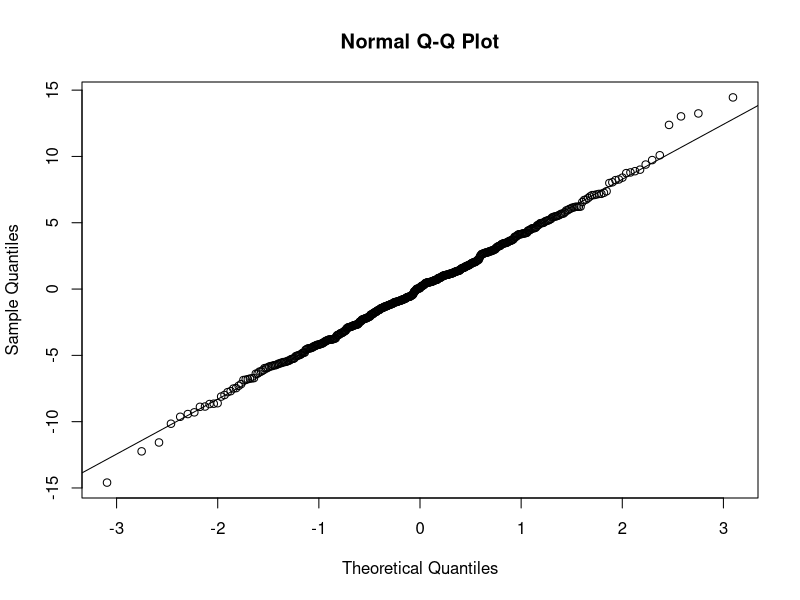
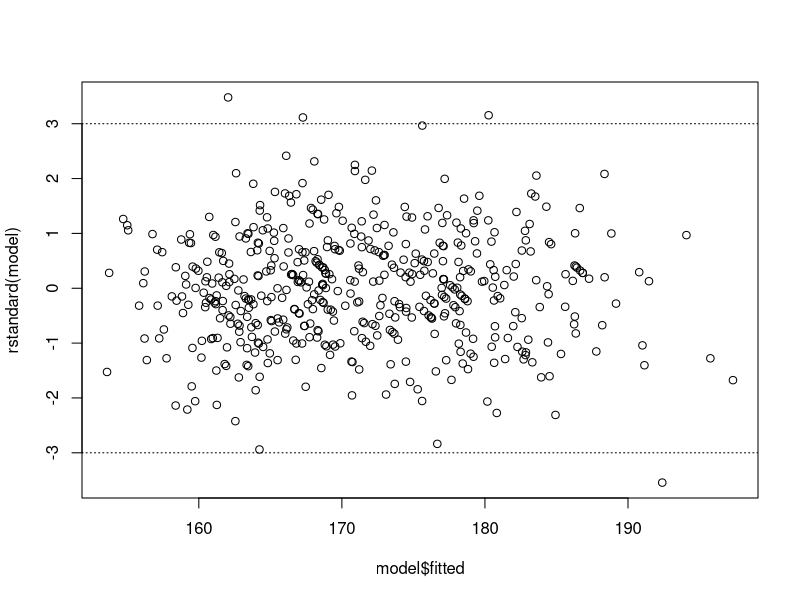
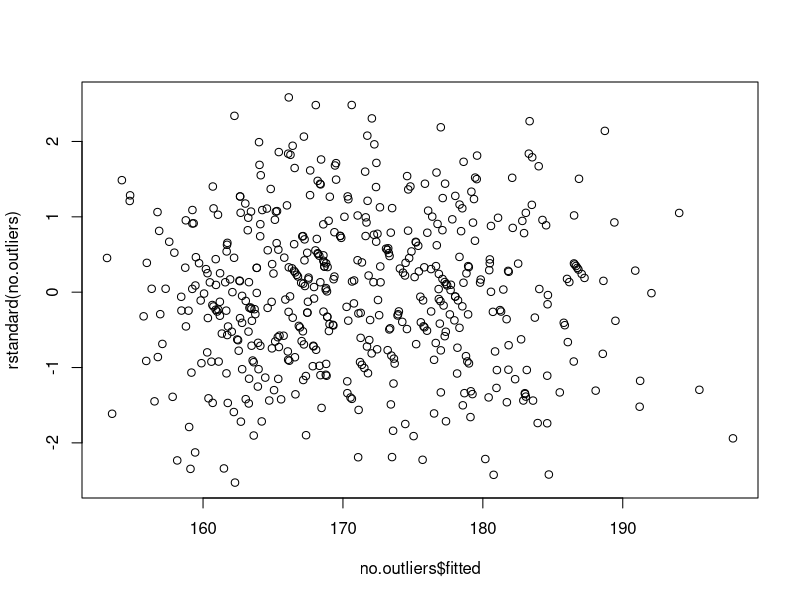
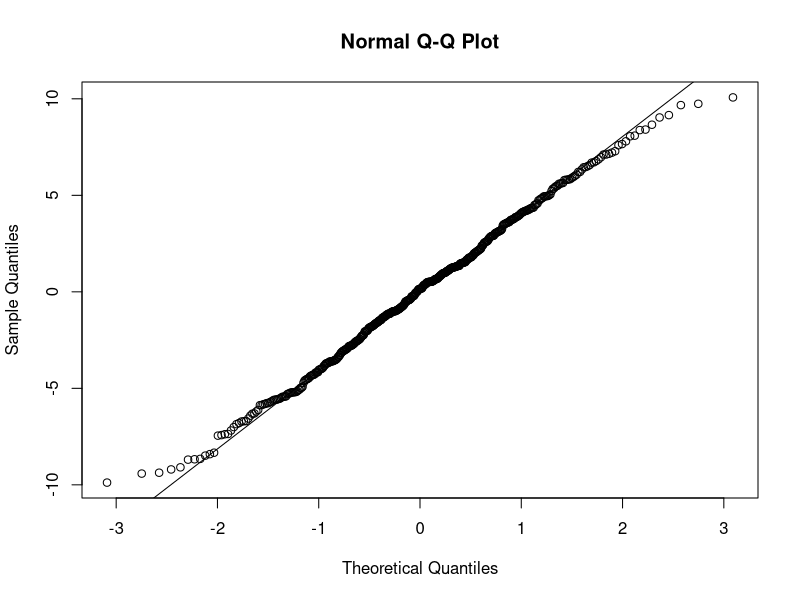
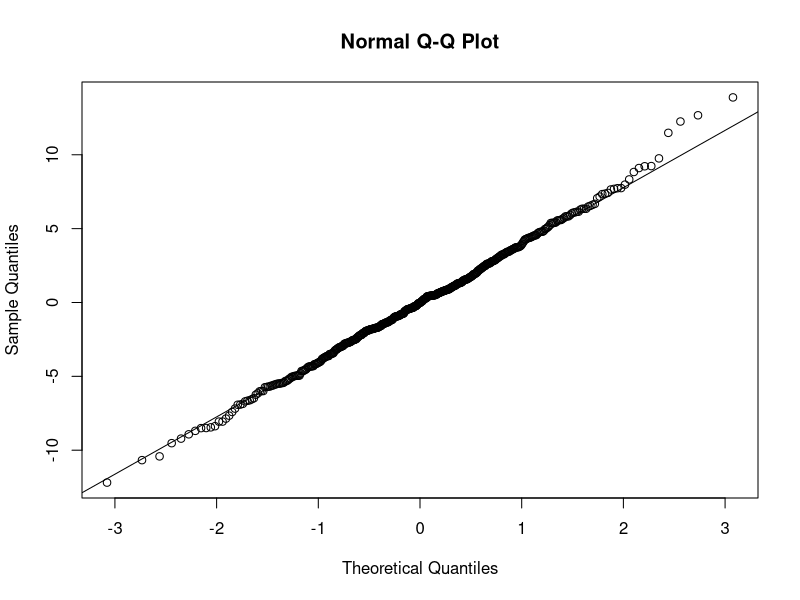
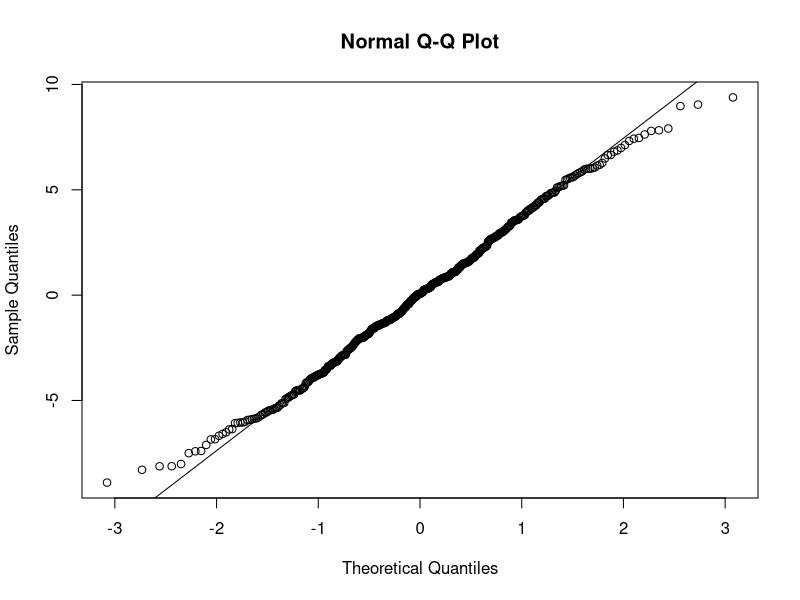
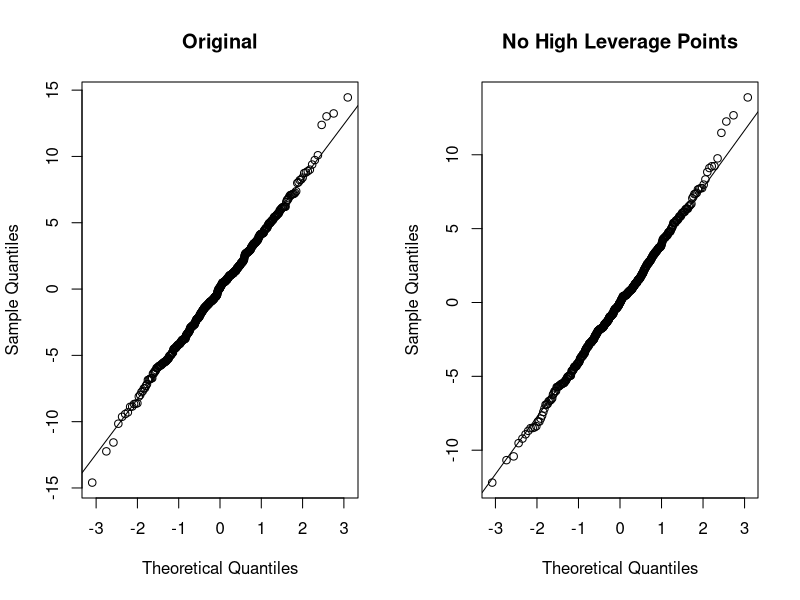
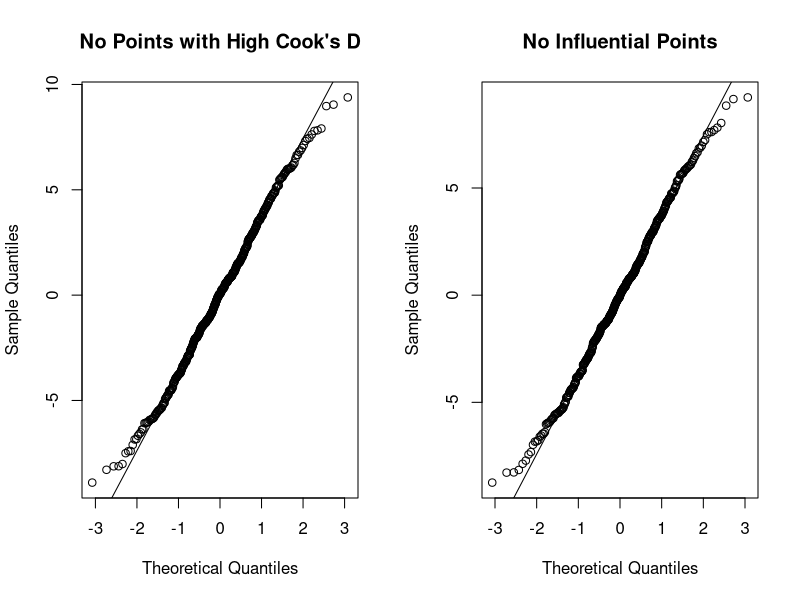

These figures' R source, in order: (Note: this script raises an error after producing the figures.)
###import the data
setwd("~/Documents/ST300")
body = read.table('body.dat.txt',header = T)
attach(body)

###carry out variable selection using BIC since it suggests a smaller model
#fit all possible covariates
m1 = lm(height~., data=body)
summary(m1)
BIC((m1))
step(m1,direction='both', k=log(507))

###optimal model chosen by stepwise BIC selection
model = lm(height ~ biacromial + pelvic.breadth + knee.diam + 
             ankle.diam + chest.girth + waist.girth + thigh.girth + forearm.girth + 
             calf.girth + weight + gender)

cbind(BIC(m1),BIC(model))
summary(model) #all the fitted covariates have significant t-values at 5% 
               #significant level




###choose variables with significant t-values
#all of the are significant


#check assumptions (NICE-L)
qqnorm(model$resid) ; qqline(model$resid)


#is there a need to do transformation?
#NO !!!!!!!!


###deal with outliers, high leverage points, Cook's D
#outliers
plot(model$fitted,rstandard(model)) ; abline(3,0,lty=3) ; abline(-3,0,lty=3) 
sum(abs(rstandard(model))>2.83) #there are 7 outliers
index = 1:507
o = index[abs(rstandard(model))>2.83]
#o = index[abs(rstandard(model))>3]
no.outliers = lm(height[-o] ~ biacromial[-o] + pelvic.breadth[-o] + knee.diam[-o] + 
                   ankle.diam[-o] + chest.girth[-o] + waist.girth[-o] + 
                   thigh.girth[-o] + forearm.girth[-o] + calf.girth[-o] + 
                   weight[-o] + gender[-o])

plot(no.outliers$fitted,rstandard(no.outliers)) ; abline(3,0,lty=3) ; abline(-3,0,lty=3) 
sum(abs(rstandard(no.outliers))>3)  #no more outliers!!

summary(no.outliers)
cbind(BIC(model),BIC(no.outliers)) #improved BIC and adj.R^2 !!
cbind(summary(model)$adj.r.squared, summary(no.outliers)$adj.r.squared)

qqnorm(no.outliers$resid) ; qqline(no.outliers$resid)

#leverage
sum(hatvalues(model)>2*12/507) #28 high leverage points
index = 1:507
L = index[hatvalues(model)>2*12/507]
no.leverage = lm(height[-L] ~ biacromial[-L] + pelvic.breadth[-L] + knee.diam[-L] + 
                   ankle.diam[-L] + chest.girth[-L] + waist.girth[-L] + 
                   thigh.girth[-L] + forearm.girth[-L] + calf.girth[-L] + 
                   weight[-L] + gender[-L])
sum(hatvalues(no.leverage)>2*12/507)

cbind(BIC(model),BIC(no.leverage)) 
cbind(summary(model)$adj.r.squared, summary(no.leverage)$adj.r.squared)
qqnorm(no.leverage$resid) ; qqline(no.leverage$resid)

#Cook's Distance
sum(cooks.distance(model)>4/507) #29 points with high Cook's Distance
J = index[cooks.distance(model)>4/507]
no.cook = lm(height[-J] ~ biacromial[-J] + pelvic.breadth[-J] + knee.diam[-J] + 
               ankle.diam[-J] + chest.girth[-J] + waist.girth[-J] + 
               thigh.girth[-J] + forearm.girth[-J] + calf.girth[-J] + 
               weight[-J] + gender[-J])
sum(cooks.distance(no.cook)>4/507)

cbind(BIC(model),BIC(no.cook)) 
cbind(summary(model)$adj.r.squared, summary(no.cook)$adj.r.squared)
qqnorm(no.cook$resid) ; qqline(no.cook$resid)



#Leverage and Cook's Distance
#45 data points with high leverage or Cook's Distance
sum(hatvalues(model)>2*12/507 | cooks.distance(model)>4/507) 

#removing points with high leverage and Cook's Disance
index = 1:507
I = index[hatvalues(model)>2*12/507]
J = index[cooks.distance(model)>4/507]
K = sort(union(I,J))
length(K)
model_new = lm(height[-K] ~ biacromial[-K] + pelvic.breadth[-K] + knee.diam[-K] + 
                 ankle.diam[-K] + chest.girth[-K] + waist.girth[-K] + 
                 thigh.girth[-K] + forearm.girth[-K] + calf.girth[-K] + 
                 weight[-K] + gender[-K])

sum(hatvalues(model_new)>2*12/507 & cooks.distance(model_new)>4/507) 

#compare the results
cbind(BIC(model),BIC(model_new)) 
cbind(summary(model)$adj.r.squared, summary(model_new)$adj.r.squared)

#compare the qqplots
par(mfrow = c(1,2))
qqnorm(model$resid, main = "Original") ; qqline(model$resid)
qqnorm(no.leverage$resid, main = "No High Leverage Points") ; qqline(no.leverage$resid)
qqnorm(no.cook$resid, main = "No Points with High Cook's D") ; qqline(no.cook$resid)
qqnorm(model_new$resid, main = "No Influential Points") ; qqline(model_new$resid)

#compare the standardised residuals plot
par(mfrow = c(1,2))
plot(model$fitted,rstandard(model), main = "Original") ; abline(3,0,lty=3) ; abline(-3,0,lty=3) 
plot(no.leverage$fitted,rstandard(no.leverage), main = "No High Leverage Points") ; abline(3,0,lty=3) ; abline(-3,0,lty=3) 
plot(no.cook$fitted,rstandard(no.cook), main = "No Points with High Cook's D") ; abline(3,0,lty=3) ; abline(-3,0,lty=3) 
plot(model_new$fitted,rstandard(model_new), main = "No Points with High Leverage and Cook's D") ; abline(3,0,lty=3) ; abline(-3,0,lty=3) 


###############
#Final Model: #
###############
model_new = lm(height[-K] ~ biacromial[-K] + pelvic.breadth[-K] + knee.diam[-K] + 
                 ankle.diam[-K] + chest.girth[-K] + waist.girth[-K] + 
                 thigh.girth[-K] + forearm.girth[-K] + calf.girth[-K] + 
                 weight[-K] + gender[-K])
summary(model_new)
anova(model_new)



#try removing points with high leverage, cook's d and outliers
L = sort(union(I,J,o))
sum(hatvalues(model)>2*12/507 | cooks.distance(model)>4/507 | 
      abs(rstandard(model))>2.83) 
model_no3 = lm(height[-L] ~ biacromial[-L] + pelvic.breadth[-L] + knee.diam[-L] + 
                 ankle.diam[-L] + chest.girth[-L] + waist.girth[-L] + 
                 thigh.girth[-L] + forearm.girth[-L] + calf.girth[-L] + 
                 weight[-L] + gender[-L])

sum(hatvalues(model_no3)>2*12/507 | cooks.distance(model_no3)>4/507 | 
      abs(rstandard(model_no3))>2.83) 
cbind(BIC(model),BIC(model_no3)) 
cbind(summary(model)$adj.r.squared, summary(model_no3)$adj.r.squared)
qqnorm(model_no3$resid) ; qqline(model_new$resid)

par(mfrow = c(3,2))
plot(model$fitted,rstandard(model), main = "Original") ; abline(3,0,lty=3) ; abline(-3,0,lty=3) 
plot(no.leverage$fitted,rstandard(no.leverage), main = "No High Leverage Points") ; abline(3,0,lty=3) ; abline(-3,0,lty=3) 
plot(no.cook$fitted,rstandard(no.cook), main = "No Points with High Cook's D") ; abline(3,0,lty=3) ; abline(-3,0,lty=3) 
plot(model_new$fitted,rstandard(model_new), main = "No Points with High Leverage and Cook's D") ; abline(3,0,lty=3) ; abline(-3,0,lty=3) 
plot(no.outliers$fitted,rstandard(no.outliers), main = "No Outliers") ; abline(3,0,lty=3) ; abline(-3,0,lty=3) 
#removing points with high leverage and cook's d is enough

#deal with multicollinearity
library(car)
vif(model) #see that weight has a really high vif value
#try dropping weight
noweight = lm(height ~ biacromial + pelvic.breadth + knee.diam + 
              ankle.diam + chest.girth + waist.girth + thigh.girth + forearm.girth + 
              calf.girth + gender)
vif(noweight)
cbind(BIC(m1),BIC(model),BIC(noweight))
cbind(summary(m1)$adj.r.squared, summary(model)$adj.r.squared, 
      summary(noweight)$adj.r.squared)  #dropping weight reduces the adj r^2 too much

nochest.girth = lm(height ~ biacromial + pelvic.breadth + knee.diam + 
            ankle.diam + waist.girth + thigh.girth + forearm.girth + 
            calf.girth + weight + gender) #try removing chest.girth
cbind(summary(m1)$adj.r.squared, summary(model)$adj.r.squared, 
      summary(noweight)$adj.r.squared,summary(nochest.girth)$adj.r.squared) #adj R^2 does not decrease much
vif(nochest.girth)  #but vif of weight is still 19

nochest.girth.and.nowaist.girth = lm(height ~ biacromial + pelvic.breadth + knee.diam + 
            ankle.diam + thigh.girth + forearm.girth + 
            calf.girth + weight + gender) #try removing chest.girth and waist.girth
vif(nochest.girth.and.nowaist.girth)
summary(mod3)
cbind(BIC(m1),BIC(model),BIC(noweight),BIC(nochest.girth),BIC(nochest.girth.and.nowaist.girth))
cbind(summary(m1)$adj.r.squared, summary(model)$adj.r.squared, 
      summary(noweight)$adj.r.squared,summary(nochest.girth)$adj.r.squared,
      summary(nochest.girth.and.nowaist.girth)$adj.r.squared)

#try removing chest.girth and forearm.girth

Height = (205.9880889 + 0.4814908*biacromial + 0.3256312*pelvic.breadth 
        - 0.7208400*knee.diam + 0.7922470*ankle.diam - 0.2627171*chest.girth 
        - 0.6808899*waist.girth - 0.6741001*thigh.girth - 0.9639849*forearm.girth 
        - 0.4847556*calf.girth + 1.3828323*weight + 4.6176846*gender)
summary(Height)